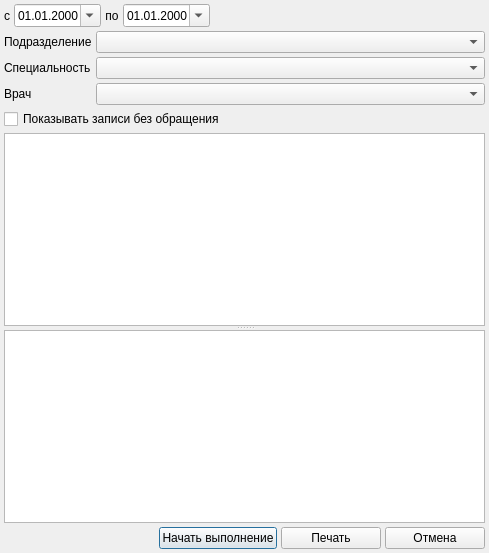
<?xml version="1.0" encoding="UTF-8"?>
<ui version="4.0">
 <class>VisitBeforeRecordClient</class>
 <widget class="QDialog" name="VisitBeforeRecordClient">
  <property name="geometry">
   <rect>
    <x>0</x>
    <y>0</y>
    <width>489</width>
    <height>553</height>
   </rect>
  </property>
  <property name="windowTitle">
   <string>Протокол обращений пациента по предварительной записи</string>
  </property>
  <layout class="QGridLayout" name="gridLayout">
   <property name="margin">
    <number>4</number>
   </property>
   <property name="spacing">
    <number>4</number>
   </property>
   <item row="0" column="0" colspan="5">
    <layout class="QHBoxLayout" name="horizontalLayout">
     <property name="spacing">
      <number>4</number>
     </property>
     <item>
      <widget class="QLabel" name="label">
       <property name="text">
        <string>с</string>
       </property>
       <property name="alignment">
        <set>Qt::AlignCenter</set>
       </property>
      </widget>
     </item>
     <item>
      <widget class="CDateEdit" name="edtBeginDateVisitBeforeRecordClient">
       <property name="displayFormat">
        <string>dd.MM.yyyy</string>
       </property>
       <property name="calendarPopup">
        <bool>true</bool>
       </property>
      </widget>
     </item>
     <item>
      <widget class="QLabel" name="label_2">
       <property name="text">
        <string>по</string>
       </property>
       <property name="alignment">
        <set>Qt::AlignCenter</set>
       </property>
      </widget>
     </item>
     <item>
      <widget class="CDateEdit" name="edtEndDateVisitBeforeRecordClient">
       <property name="displayFormat">
        <string>dd.MM.yyyy</string>
       </property>
       <property name="calendarPopup">
        <bool>true</bool>
       </property>
      </widget>
     </item>
     <item>
      <spacer name="horizontalSpacer">
       <property name="orientation">
        <enum>Qt::Horizontal</enum>
       </property>
       <property name="sizeHint" stdset="0">
        <size>
         <width>40</width>
         <height>20</height>
        </size>
       </property>
      </spacer>
     </item>
    </layout>
   </item>
   <item row="1" column="0">
    <widget class="QLabel" name="label_3">
     <property name="sizePolicy">
      <sizepolicy hsizetype="Maximum" vsizetype="Preferred">
       <horstretch>0</horstretch>
       <verstretch>0</verstretch>
      </sizepolicy>
     </property>
     <property name="text">
      <string>Подразделение</string>
     </property>
    </widget>
   </item>
   <item row="1" column="1" colspan="4">
    <widget class="COrgStructureComboBox" name="cmbOrgStructureVisitBeforeRecordClient"/>
   </item>
   <item row="2" column="0">
    <widget class="QLabel" name="label_4">
     <property name="sizePolicy">
      <sizepolicy hsizetype="Maximum" vsizetype="Preferred">
       <horstretch>0</horstretch>
       <verstretch>0</verstretch>
      </sizepolicy>
     </property>
     <property name="text">
      <string>Специальность</string>
     </property>
    </widget>
   </item>
   <item row="2" column="1" colspan="4">
    <widget class="CRBComboBox" name="cmbSpecialityVisitBeforeRecordClient"/>
   </item>
   <item row="3" column="0">
    <widget class="QLabel" name="label_5">
     <property name="sizePolicy">
      <sizepolicy hsizetype="Maximum" vsizetype="Preferred">
       <horstretch>0</horstretch>
       <verstretch>0</verstretch>
      </sizepolicy>
     </property>
     <property name="text">
      <string>Врач</string>
     </property>
    </widget>
   </item>
   <item row="3" column="1" colspan="4">
    <widget class="CPersonComboBoxEx" name="cmbPersonVisitBeforeRecordClient"/>
   </item>
   <item row="4" column="0" colspan="5">
    <widget class="QCheckBox" name="chkNoVisitBeforeRecordClient">
     <property name="text">
      <string>Показывать записи без обращения</string>
     </property>
    </widget>
   </item>
   <item row="5" column="0" colspan="5">
    <widget class="QSplitter" name="splitter">
     <property name="orientation">
      <enum>Qt::Vertical</enum>
     </property>
     <property name="childrenCollapsible">
      <bool>false</bool>
     </property>
     <widget class="QTextBrowser" name="txtVisitBeforeRecordClient"/>
     <widget class="CTableView" name="tblVisitByQueue"/>
    </widget>
   </item>
   <item row="6" column="0" colspan="2">
    <spacer name="horizontalSpacer_2">
     <property name="orientation">
      <enum>Qt::Horizontal</enum>
     </property>
     <property name="sizeHint" stdset="0">
      <size>
       <width>152</width>
       <height>20</height>
      </size>
     </property>
    </spacer>
   </item>
   <item row="6" column="2">
    <widget class="QPushButton" name="btnCreateVisitBeforeRecordClient">
     <property name="sizePolicy">
      <sizepolicy hsizetype="Fixed" vsizetype="Fixed">
       <horstretch>0</horstretch>
       <verstretch>0</verstretch>
      </sizepolicy>
     </property>
     <property name="minimumSize">
      <size>
       <width>100</width>
       <height>0</height>
      </size>
     </property>
     <property name="text">
      <string>Начать выполнение</string>
     </property>
    </widget>
   </item>
   <item row="6" column="3">
    <widget class="QPushButton" name="btnPrintVisitBeforeRecordClient">
     <property name="sizePolicy">
      <sizepolicy hsizetype="Fixed" vsizetype="Fixed">
       <horstretch>0</horstretch>
       <verstretch>0</verstretch>
      </sizepolicy>
     </property>
     <property name="minimumSize">
      <size>
       <width>100</width>
       <height>0</height>
      </size>
     </property>
     <property name="text">
      <string>Печать</string>
     </property>
    </widget>
   </item>
   <item row="6" column="4">
    <widget class="QPushButton" name="btnCancelVisitBeforeRecordClient">
     <property name="sizePolicy">
      <sizepolicy hsizetype="Fixed" vsizetype="Fixed">
       <horstretch>0</horstretch>
       <verstretch>0</verstretch>
      </sizepolicy>
     </property>
     <property name="minimumSize">
      <size>
       <width>100</width>
       <height>0</height>
      </size>
     </property>
     <property name="text">
      <string>Отмена</string>
     </property>
    </widget>
   </item>
  </layout>
 </widget>
 <customwidgets>
  <customwidget>
   <class>CDateEdit</class>
   <extends>QDateEdit</extends>
   <header>library/DateEdit.h</header>
  </customwidget>
  <customwidget>
   <class>CTableView</class>
   <extends>QTableView</extends>
   <header>library/TableView.h</header>
  </customwidget>
  <customwidget>
   <class>CPersonComboBoxEx</class>
   <extends>QComboBox</extends>
   <header>Orgs/PersonComboBoxEx.h</header>
  </customwidget>
  <customwidget>
   <class>CRBComboBox</class>
   <extends>QComboBox</extends>
   <header>library/crbcombobox.h</header>
  </customwidget>
  <customwidget>
   <class>COrgStructureComboBox</class>
   <extends>QComboBox</extends>
   <header>Orgs/OrgStructComboBoxes.h</header>
  </customwidget>
 </customwidgets>
 <tabstops>
  <tabstop>edtBeginDateVisitBeforeRecordClient</tabstop>
  <tabstop>edtEndDateVisitBeforeRecordClient</tabstop>
  <tabstop>cmbOrgStructureVisitBeforeRecordClient</tabstop>
  <tabstop>cmbSpecialityVisitBeforeRecordClient</tabstop>
  <tabstop>cmbPersonVisitBeforeRecordClient</tabstop>
  <tabstop>chkNoVisitBeforeRecordClient</tabstop>
  <tabstop>txtVisitBeforeRecordClient</tabstop>
  <tabstop>tblVisitByQueue</tabstop>
  <tabstop>btnCreateVisitBeforeRecordClient</tabstop>
  <tabstop>btnPrintVisitBeforeRecordClient</tabstop>
  <tabstop>btnCancelVisitBeforeRecordClient</tabstop>
 </tabstops>
 <resources/>
 <connections/>
</ui>
